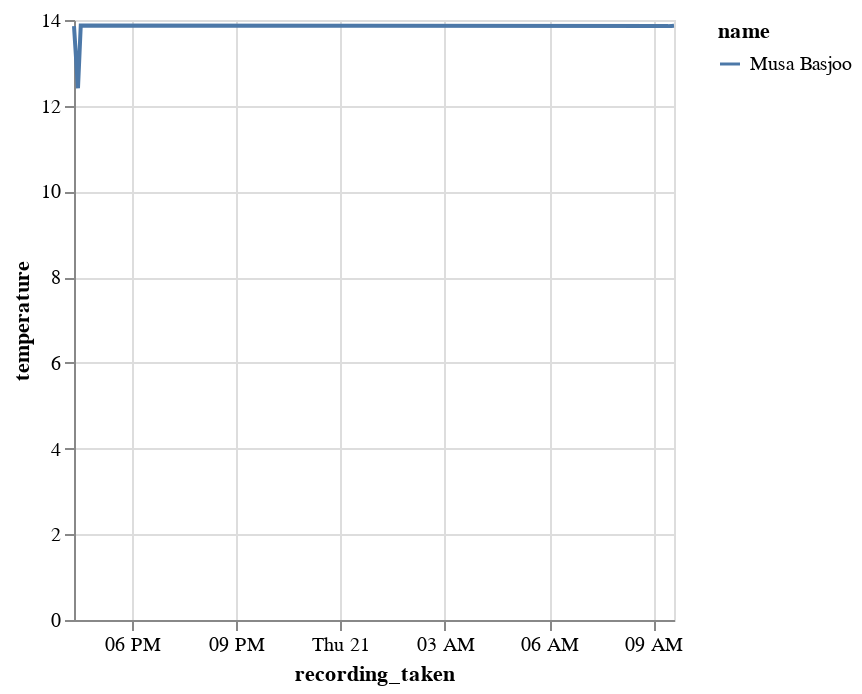

The cell this chart's notebook holds for it:
### Code cell
alt.Chart(plant_19).mark_line().encode(
    x='recording_taken:T',
    y='temperature:Q',
    color = 'name:N'
)

### Figure 1 — Vega-Lite specification as saved in the notebook (floating-point values rounded to 4 significant figures)
{"config": {"view": {"continuousWidth": 300, "continuousHeight": 300}}, "data": {"name": "data-3f5aa5a6fa4340d79cca0e19b07fb148"}, "mark": {"type": "line"}, "encoding": {"color": {"field": "name", "type": "nominal"}, "x": {"field": "recording_taken", "type": "temporal"}, "y": {"field": "temperature", "type": "quantitative"}}, "$schema": "https://vega.github.io/schema/vega-lite/v5.15.1.json", "datasets": {"data-3f5aa5a6fa4340d79cca0e19b07fb148": [{"plant_id": 19, "name": "Musa Basjoo", "scientific_name": "Musa basjoo", "last_watered": "2023-12-20T13:24:30", "recording_taken": "2023-12-20T16:32:18", "soil_moisture": 89.5, "temperature": 13.87, "email": "gertrude.jekyll@lnhm.co.uk", "botanist_first_name": "Gertrude", "botanist_last_name": "Jekyll", "phone_number": "001-481-273-3691x127", "image_url": "https://perenual.com/storage/image/upgrade_access.jpg", "longitude": -21.44, "latitude": 27.46, "town": "Tonota", "country": "Gaborone", "country_abbreviation": "BW", "continent": "Africa"}, {"plant_id": 19, "name": "Musa Basjoo", "scientific_name": "Musa basjoo", "last_watered": "2023-12-20T13:24:30", "recording_taken": "2023-12-20T16:20:39", "soil_moisture": 90.15, "temperature": 13.86, "email": "gertrude.jekyll@lnhm.co.uk", "botanist_first_name": "Gertrude", "botanist_last_name": "Jekyll", "phone_number": "001-481-273-3691x127", "image_url": "https://perenual.com/storage/image/upgrade_access.jpg", "longitude": -21.44, "latitude": 27.46, "town": "Tonota", "country": "Gaborone", "country_abbreviation": "BW", "continent": "Africa"}, {"plant_id": 19, "name": "Musa Basjoo", "scientific_name": "Musa basjoo", "last_watered": "2023-12-20T13:24:30", "recording_taken": "2023-12-20T16:27:30", "soil_moisture": 89.77, "temperature": 12.41, "email": "gertrude.jekyll@lnhm.co.uk", "botanist_first_name": "Gertrude", "botanist_last_name": "Jekyll", "phone_number": "001-481-273-3691x127", "image_url": "https://perenual.com/storage/image/upgrade_access.jpg", "longitude": -21.44, "latitude": 27.46, "town": "Tonota", "country": "Gaborone", "country_abbreviation": "BW", "continent": "Africa"}, {"plant_id": 19, "name": "Musa Basjoo", "scientific_name": "Musa basjoo", "last_watered": "2023-12-20T13:24:30", "recording_taken": "2023-12-21T09:25:30", "soil_moisture": 32.84, "temperature": 13.86, "email": "gertrude.jekyll@lnhm.co.uk", "botanist_first_name": "Gertrude", "botanist_last_name": "Jekyll", "phone_number": "001-481-273-3691x127", "image_url": "https://perenual.com/storage/image/upgrade_access.jpg", "longitude": -21.44, "latitude": 27.46, "town": "Tonota", "country": "Gaborone", "country_abbreviation": "BW", "continent": "Africa"}, {"plant_id": 19, "name": "Musa Basjoo", "scientific_name": "Musa basjoo", "last_watered": "2023-12-20T13:24:30", "recording_taken": "2023-12-21T09:31:00", "soil_moisture": 32.53, "temperature": 13.86, "email": "gertrude.jekyll@lnhm.co.uk", "botanist_first_name": "Gertrude", "botanist_last_name": "Jekyll", "phone_number": "001-481-273-3691x127", "image_url": "https://perenual.com/storage/image/upgrade_access.jpg", "longitude": -21.44, "latitude": 27.46, "town": "Tonota", "country": "Gaborone", "country_abbreviation": "BW", "continent": "Africa"}, {"plant_id": 19, "name": "Musa Basjoo", "scientific_name": "Musa basjoo", "last_watered": "2023-12-20T13:24:30", "recording_taken": "2023-12-21T09:35:32", "soil_moisture": 32.28, "temperature": 13.87, "email": "gertrude.jekyll@lnhm.co.uk", "botanist_first_name": "Gertrude", "botanist_last_name": "Jekyll", "phone_number": "001-481-273-3691x127", "image_url": "https://perenual.com/storage/image/upgrade_access.jpg", "longitude": -21.44, "latitude": 27.46, "town": "Tonota", "country": "Gaborone", "country_abbreviation": "BW", "continent": "Africa"}]}}
